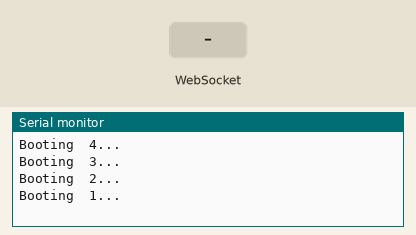
This sketch was run on a simulated ESP8266 (NodeMCU). Shown: the last lines printed to the serial monitor. The test bench sets the inputs (shaded band). WiFi joins after 1.5 s; servers stay silent unless stated.

Above: at 6.7 s.
6.8 s: WebSocket text "3" received
At 7.8 s:
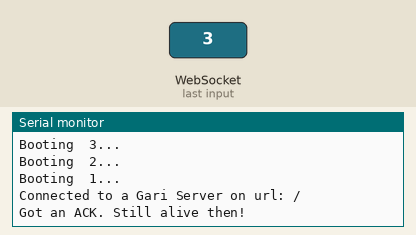
8.3 s: WebSocket text "42" received
At 8.9 s:
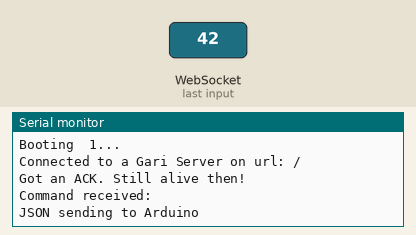
Timing chart, 0 to 11.3 s (numbered marks = the images above; inputs shaded):
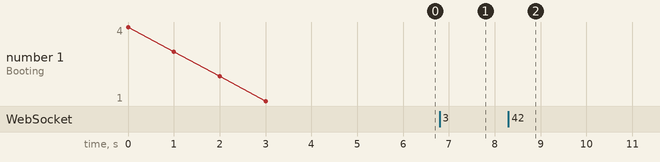

Measured:
- after the input at 6.8 s, the serial monitor: prints a new line at once (image 1)
- after the input at 8.3 s, the serial monitor: prints a new line at once (image 2)

The sketch:

Gari_SocketClientIO.ino
```cpp
/*
 *  SOCKETIO CLIENT - MM - Version 4 - 20/02/19
 *  Web socket comms for NodeMCU
 *  Expects web socket server to use socket.io protocol
 */

/*
 *  Headers below read standard Arduino, Wifi module, managment of multiple Wifi
 *  hotspots, hash codes, wire communication to Arduino
 */
#include <Arduino.h>
#include <ESP8266WiFi.h>
#include <ESP8266WiFiMulti.h>
#include <WebSocketsClient.h>
#include <Hash.h>
#include <Wire.h>

/*
 * Use WiFiMulti so that we can can pre-set a chunk of possible access points
 */
ESP8266WiFiMulti WiFiMulti;

/*
 * Create WebSocket client object
 */
WebSocketsClient webSocket;

/*
 * In case we want to point output to another pipe instead of serialport
 */
#define USE_SERIAL Serial

/*
 * Settings for heart beat
 * The heart beat is making sure that the server connection is still there
 * The values here are in milliseconds
 * The boolean is acting as a flag
 */
#define MESSAGE_INTERVAL 30000
#define HEARTBEAT_INTERVAL 25000
uint64_t messageTimestamp = 0;
uint64_t heartbeatTimestamp = 0;
bool isConnected = false;

/*
 * Primary network. Will try this first
 */
const char* primarySSID = "MelcoNet";
const char* primaryPassword = "freshfish001!";

/*
 * Secondary network. Will try this if connection to primary fails
 */
const char* uniSSID = "iPhone";
const char* uniPassword = "freshfish001!2";

/*
 * Gari server location on heroku
 */
const char* garyServer = "gari-gizmo-server.herokuapp.com";
const int garyServerPort = 80;

/*
 * Purpose: Manage web sockets events
 * Parameters:
 *    type: Websocket message (ie: Connected or Disconnected)
 *    payload: The message payload (the message itself)
 *    length: The length of the message in bytes
 * Return:
 *    void
 */
void webSocketEvent(WStype_t type, uint8_t * payload, size_t length) {

    switch(type) {

        /*
         * Gari server has killed us!
         * Flag set to false so know offline
         */
        case WStype_DISCONNECTED:
            USE_SERIAL.printf("Disconnected! Bye Gari!\n");
            isConnected = false;
            break;

        /*
         *  Gari server says Hi!
         *  Flag set to true
         */
        case WStype_CONNECTED:
            {
                USE_SERIAL.printf("Connected to a Gari Server on url: %s\n",  payload);
                isConnected = true;

                /*
                 * Send message to server when Connected (5)
                 */
                webSocket.sendTXT("5");
            }
            break;

        /*
         * Message from Gari server
         */
        case WStype_TEXT:
            String messageText = (char*)payload;

            /*
             * .io command 3 is an ACK - Acknowledge Protocol
             */
            if(messageText.startsWith("3")) {
              USE_SERIAL.println("Got an ACK. Still alive then!\n");

            /*
             * .io 42 is a text message for us - text message arrived over WebSockets from server
             */
            } else if  (messageText.startsWith("42")) {

              /*
               * Send to arduio. Wire potocol
               * Extract the text message from the payload, convert to a binary array and push over wire
               */
              USE_SERIAL.printf("Command received:\n");
              String messageTextJSON = messageText.substring(4, messageText.length() - 1);
              char JSONBuffer[64];
              messageTextJSON.toCharArray(JSONBuffer, messageTextJSON.length());
              USE_SERIAL.printf("JSON sending to Arduino %s\n", JSONBuffer);
              Wire.beginTransmission(8);

              /*
               * JSON String is:
               * {
               *  "command": [command number],
               *  "status": [status where 0 if off and 1 is on]
               *  }
               */
              Wire.write(JSONBuffer);
              Wire.endTransmission();
            }

            break;
    }

}


/*
 * Purpose: Arduino startup function
 * Parameters:
 *    none
 * Return:
 *    void
 */
void setup() {
    USE_SERIAL.begin(115200);

    USE_SERIAL.setDebugOutput(true);

    USE_SERIAL.println();
    USE_SERIAL.println();
    USE_SERIAL.println();

    /*
     *  Pause to allow wifi modules and components to intialise
     *  Acts as a spacer
     */
    for(uint8_t t = 4; t > 0; t--) {
      USE_SERIAL.printf("Booting  %d...\n", t);
      USE_SERIAL.flush();
      delay(1000);
    }

    /*
     * Add access point details
     */
    WiFiMulti.addAP(primarySSID, primaryPassword);

    /*
     * Adding a second access point details
     */
    WiFiMulti.addAP(uniSSID, uniPassword);

    /*
     * Connect to one of the access points
     */
    while(WiFiMulti.run() != WL_CONNECTED) {
        USE_SERIAL.println("Connecting to WiFi..hang on a tick...\n");
        delay(100);
    }

    /*
     * Connect to Gari server (ws/http, port 80)
     */
    webSocket.beginSocketIO(garyServer, garyServerPort);

    /*
     * Register event handle for WebSocket events from server
     * This will get called when a message is received from the Gari server
     */
    webSocket.onEvent(webSocketEvent);

    /*
     * Wire i2c SDA=D1 and SCL=D2 so that we can send commands to Arduino
     */
    Wire.begin(D1, D2);

}

/*
 * Purpose: Arduino processing loop, called every tick
 * Parameters:
 *    none
 * Return:
 *    void
 */
void loop() {

  /*
   * Allow WebSockets to process
   */
    webSocket.loop();

    if(isConnected) {
        uint64_t now = millis();

       /*
        * Socket.io handshaking
        */
        if(now - messageTimestamp > MESSAGE_INTERVAL) {
            /*
             * Let server know we are still here. Don't really need to do this, but good to know
             */
            webSocket.sendTXT("42[\"messageType\",{\"greeting\":\"Gari Here!\"}]");
        }

        /*
         * Socket.io, used on node sever, has some requirements outside of web sockets
         * For starters, it needs this handshake else it will close the connection
         */
        if((now - heartbeatTimestamp) > HEARTBEAT_INTERVAL) {
            heartbeatTimestamp = now;
            /*
             * Socket.io heartbeat message (just at EVENT 2). We will get a 3 (ACK) back (ping - pong)
             * See https://github.com/socketio/socket.io-protocol
             */
            webSocket.sendTXT("2");
        }
    }
}
```
